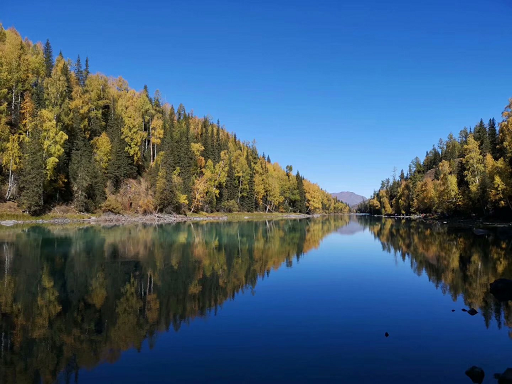
#> input picture 7.图像几何变换之镜像仿射透视/code/scenery.png, 512 x 384 px
$ python 7-2-transform.py
#> lines starting #> are read from the running program, lines starting #| are printed output that depends on the picture
import cv2
import numpy as np
import matplotlib.pyplot as plt

# 读取图片
src = cv2.imread('scenery.png')
#> src is the input picture: shape (384, 512, 3); mean B, G, R 117.2, 91.6, 64.3

# 获取图像大小
rows, cols = src.shape[:2]
#> rows = 384; cols = 512

# 设置图像仿射变换矩阵
pos1 = np.float32([[50, 50], [200, 50], [50, 200]])
pos2 = np.float32([[0, 0], [200, 50], [100, 250]])
M = cv2.getAffineTransform(pos1, pos2)

# 图像仿射变换
result = cv2.warpAffine(src, M, (cols, rows))
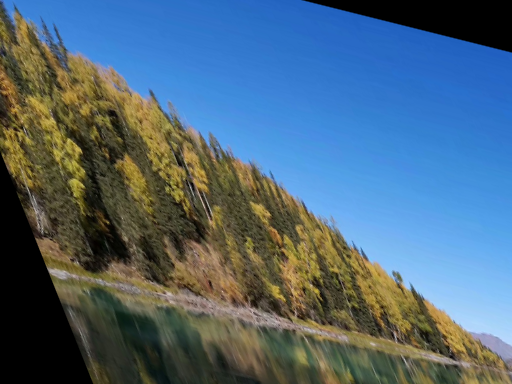
#> result: shape (384, 512, 3); mean B, G, R 122, 103.4, 78.2

# 显示图像
cv2.imshow("original", src)
cv2.imshow("result", result)

# 等待显示
cv2.waitKey(0)
cv2.destroyAllWindows()
